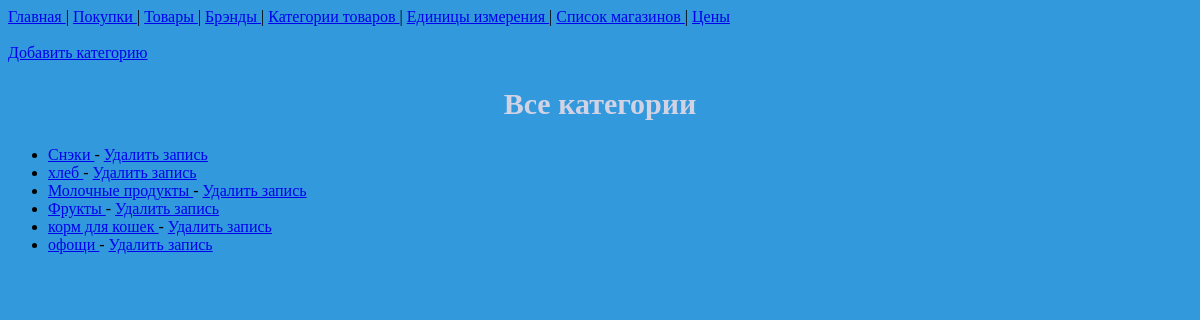
The page /category/ on the database its author committed.
### buy/models.py (models this page shows, shortened)
class Category(models.Model):
    name = models.CharField(max_length=60)
    def get_url(self):
        return reverse('update-category', args=[self.id])
    def del_url(self):
        return reverse('del-category', args=[self.id])

### buy/views.py (the view)
# urls.py: path('category/', views.ListCategory.as_view(), name='list-category'),
class ListCategory(ListView):
    template_name = 'buy/list_category.html'
    model = Category

### buy/templates/buy/list_category.html (shortened to what this page needs)
{% extends 'buy/base.html' %}
{% block content %}
    {% include 'includes/navbar.html' %}
    <br>
    <a href=" {% url 'create-category' %} " > Добавить категорию </a>
    <h2>Все категории </h2>
    <ul>
        {% for category in object_list %}
            <li> <a href="{{ category.get_url }}"> {{ category.name }} </a> - <a href=" {{ category.del_url }} ">Удалить запись</a></li>
        {% endfor %}
    </ul>
{% endblock %}

### static/css/base.css (style rules this page uses)
html { background-color: #3199dc; }
h2 { color: #d2d2e5; text-align: center; font-family: "Comic Sans MS", "Comic Sans", cursive; font-size: 30px; }

### rows shown on the page
Category: name "Снэки"
Category: name "хлеб"
Category: name "Молочные продукты"
Category: name "Фрукты"
Category: name "корм для кошек"
Category: name "офощи"
